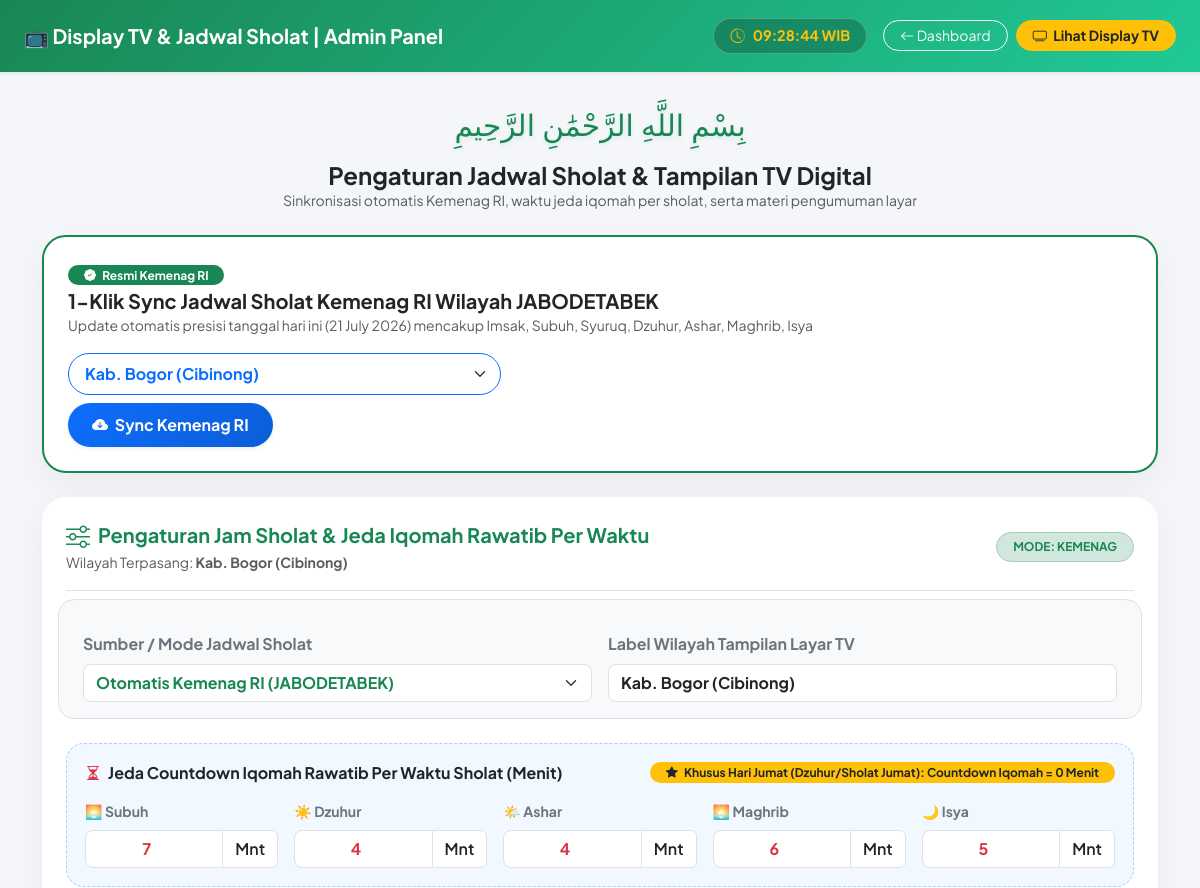
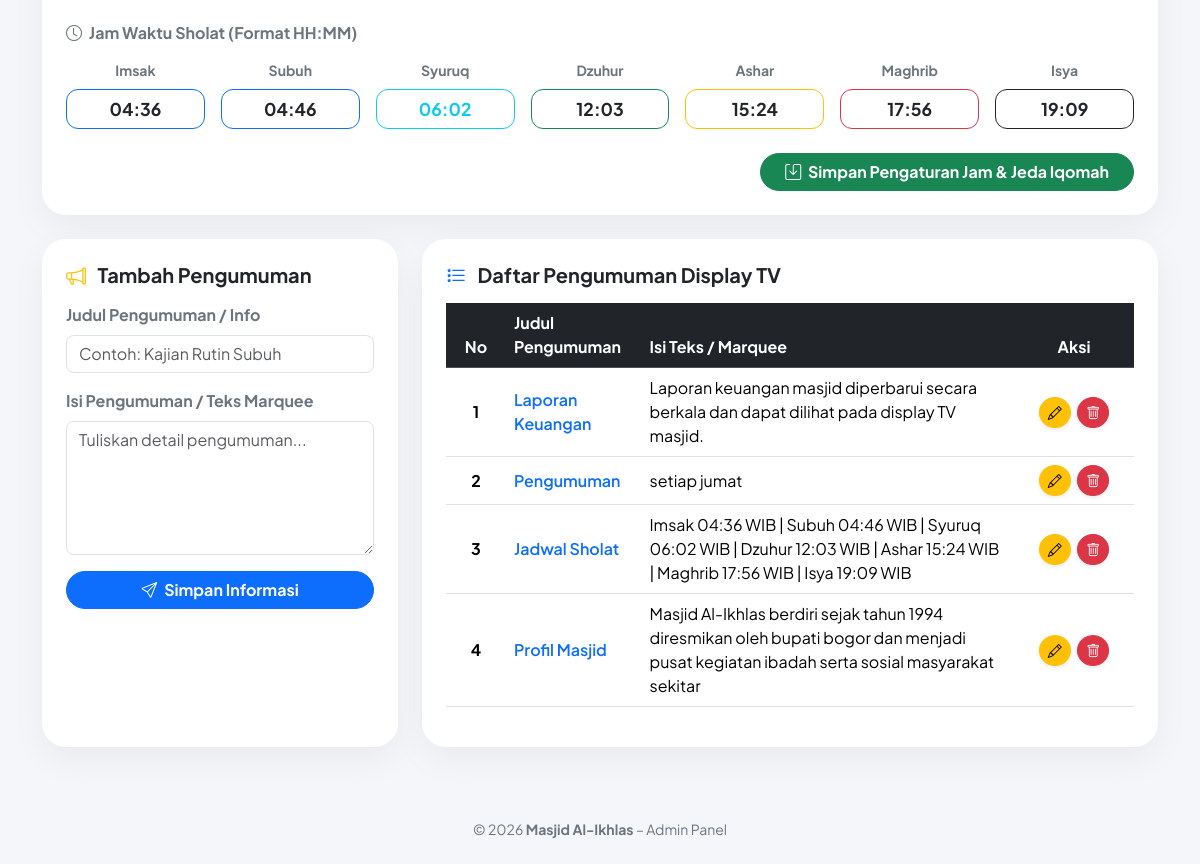
Page /admin/display.php (signed in) on the committed database (2 pictures, top to bottom).
### tables this page shows
CREATE TABLE IF NOT EXISTS `jadwal_sholat` (
  `id` int(11) NOT NULL AUTO_INCREMENT,
  `mode_jadwal` varchar(20) NOT NULL DEFAULT 'manual',
  `kota` varchar(100) NOT NULL DEFAULT 'Kab. Bogor (Cibinong)',
  `jeda_iqomah` int(11) NOT NULL DEFAULT 10,
  `iqomah_subuh` int(11) NOT NULL DEFAULT 7,
  `iqomah_dzuhur` int(11) NOT NULL DEFAULT 4,
  `iqomah_ashar` int(11) NOT NULL DEFAULT 4,
  `iqomah_maghrib` int(11) NOT NULL DEFAULT 6,
  `iqomah_isya` int(11) NOT NULL DEFAULT 5,
  `imsak` varchar(10) NOT NULL DEFAULT '04:36',
  `subuh` varchar(10) NOT NULL DEFAULT '04:46',
  `syuruq` varchar(10) NOT NULL DEFAULT '06:02',
  `dzuhur` varchar(10) NOT NULL DEFAULT '12:03',
  `ashar` varchar(10) NOT NULL DEFAULT '15:24',
  `maghrib` varchar(10) NOT NULL DEFAULT '17:56',
  `isya` varchar(10) NOT NULL DEFAULT '19:09',
  `tanggal` date DEFAULT NULL,
  PRIMARY KEY (`id`)
);

CREATE TABLE `info_masjid` (
  `id` int(11) NOT NULL,
  `judul` varchar(100) NOT NULL,
  `isi` text NOT NULL
);

### admin/display.php (the view, shortened to what the rows shown need)
<?php
include "../config/koneksi.php";
mysqli_query($koneksi, "
CREATE TABLE IF NOT EXISTS `jadwal_sholat` (
  `id` int(11) NOT NULL AUTO_INCREMENT,
  `mode_jadwal` varchar(20) NOT NULL DEFAULT 'manual',
  `kota` varchar(100) NOT NULL DEFAULT 'Kab. Bogor (Cibinong)',
  `jeda_iqomah` int(11) NOT NULL DEFAULT 10,
  `iqomah_subuh` int(11) NOT NULL DEFAULT 7,
  `iqomah_dzuhur` int(11) NOT NULL DEFAULT 4,
  `iqomah_ashar` int(11) NOT NULL DEFAULT 4,
  `iqomah_maghrib` int(11) NOT NULL DEFAULT 6,
  `iqomah_isya` int(11) NOT NULL DEFAULT 5,
  `imsak` varchar(10) NOT NULL DEFAULT '04:36',
  `subuh` varchar(10) NOT NULL DEFAULT '04:46',
  `syuruq` varchar(10) NOT NULL DEFAULT '06:02',
  `dzuhur` varchar(10) NOT NULL DEFAULT '12:03',
  `ashar` varchar(10) NOT NULL DEFAULT '15:24',
  `maghrib` varchar(10) NOT NULL DEFAULT '17:56',
  `isya` varchar(10) NOT NULL DEFAULT '19:09',
  `tanggal` date DEFAULT NULL,
  PRIMARY KEY (`id`)
) ENGINE=InnoDB DEFAULT CHARSET=utf8mb4;
");
$citiesJabodetabek = [
    'kab_bogor'   => ['nama' => 'Kab. Bogor (Cibinong)', 'myquran_id' => '1204', 'aladhan' => 'Cibinong'],
    'kota_bogor'  => ['nama' => 'Kota Bogor',            'myquran_id' => '1224', 'aladhan' => 'Bogor'],
    'dki_jakarta' => ['nama' => 'DKI Jakarta',           'myquran_id' => '1301', 'aladhan' => 'Jakarta'],
    'depok'       => ['nama' => 'Kota Depok',            'myquran_id' => '1225', 'aladhan' => 'Depok'],
    'tangerang'   => ['nama' => 'Kota Tangerang',        'myquran_id' => '1401', 'aladhan' => 'Tangerang'],
    'tangsel'     => ['nama' => 'Kota Tangerang Selatan','myquran_id' => '1403', 'aladhan' => 'Tangerang'],
    'kab_tang'    => ['nama' => 'Kab. Tangerang',        'myquran_id' => '1402', 'aladhan' => 'Tangerang'],
    'bekasi'      => ['nama' => 'Kota Bekasi',           'myquran_id' => '1221', 'aladhan' => 'Bekasi'],
    'kab_bekasi'  => ['nama' => 'Kab. Bekasi',           'myquran_id' => '1203', 'aladhan' => 'Bekasi'],
];
$qSholat = mysqli_query($koneksi, "SELECT * FROM jadwal_sholat ORDER BY id DESC LIMIT 1");
$dataSholat = mysqli_fetch_assoc($qSholat);
?>
<!DOCTYPE html>
<html lang="id">
<head>
    <link href="https://cdn.jsdelivr.net/npm/bootstrap@5.3.3/dist/css/bootstrap.min.css" rel="stylesheet">
    <link href="https://cdn.jsdelivr.net/npm/bootstrap-icons@1.11.3/font/bootstrap-icons.css" rel="stylesheet">
</head>
<body>
    <div class="container pb-5">
        <div class="row mb-4">
            <div class="col-12">
                <div class="card card-custom p-4 border-success border border-2">
                    <div class="d-flex flex-wrap align-items-center justify-content-between gap-3">
                        <form method="post" class="d-flex align-items-center gap-2 flex-wrap">
                            <select name="wilayah_jabodetabek" class="form-select rounded-pill px-3 py-2 border-primary fw-bold text-primary" style="min-width: 220px;">
                                <?php foreach($citiesJabodetabek as $key => $c){ ?>
                                    <option value="<?= $key ?>" <?= ($dataSholat['kota'] ?? '') == $c['nama'] ? 'selected' : '' ?>>
                                        <?= $c['nama'] ?>
                                    </option>
                                <?php } ?>
                            </select>
                            <button type="submit" name="sync_kemenag" class="btn btn-sync-kemenag shadow-sm text-nowrap">
                                <i class="bi bi-cloud-arrow-down-fill me-1"></i> Sync Kemenag RI
                            </button>
                        </form>
                    </div>
                </div>
            </div>
        </div>
        <div class="row mb-4">
            <div class="col-12">
                <div class="card card-custom p-4">
                    <div class="d-flex flex-wrap align-items-center justify-content-between mb-4 border-bottom pb-3 gap-2">
                        <div>
                            <h5 class="fw-bold text-success m-0 d-flex align-items-center gap-2">
                            </h5>
                            <small class="text-muted">Wilayah Terpasang: <strong><?= htmlspecialchars($dataSholat['kota'] ?? 'Kab. Bogor (Cibinong)') ?></strong></small>
                        </div>
                        <span class="badge bg-success-subtle text-success border border-success-subtle rounded-pill px-3 py-2 fw-bold">
                            MODE: <?= strtoupper($dataSholat['mode_jadwal'] ?? 'MANUAL') ?>
                        </span>
                    </div>
                    <form method="post">
                        <div class="row g-3 align-items-center mb-4 bg-light p-3 rounded-4 border">
                            <div class="col-md-6">
                                <label class="form-label fw-bold text-secondary">Sumber / Mode Jadwal Sholat</label>
                                <select name="mode_jadwal" class="form-select rounded-3 fw-bold text-success">
                                    <option value="kemenag" <?= ($dataSholat['mode_jadwal'] ?? '') == 'kemenag' ? 'selected' : '' ?>>Otomatis Kemenag RI (JABODETABEK)</option>
                                </select>
                            </div>
                            <div class="col-md-6">
                                <label class="form-label fw-bold text-secondary">Label Wilayah Tampilan Layar TV</label>
                                <input type="text" name="kota" class="form-control rounded-3 fw-bold" value="<?= htmlspecialchars($dataSholat['kota'] ?? 'Kab. Bogor (Cibinong)') ?>" required>
                            </div>
                        </div>
                        <div class="iqomah-badge-box mb-4">
                            <div class="row g-3">
                                <div class="col-6 col-md">
                                    <div class="input-group">
                                        <input type="number" name="iqomah_subuh" class="form-control rounded-start-3 fw-bold text-danger text-center" value="<?= $dataSholat['iqomah_subuh'] ?? 7 ?>" min="0" max="60" required>
                                        <span class="input-group-text bg-white fw-semibold small">Mnt</span>
                                    </div>
                                </div>
                                <div class="col-6 col-md">
                                    <div class="input-group">
                                        <input type="number" name="iqomah_dzuhur" class="form-control rounded-start-3 fw-bold text-danger text-center" value="<?= $dataSholat['iqomah_dzuhur'] ?? 4 ?>" min="0" max="60" required>
                                        <span class="input-group-text bg-white fw-semibold small">Mnt</span>
                                    </div>
                                </div>
                                <div class="col-6 col-md">
                                    <div class="input-group">
                                        <input type="number" name="iqomah_ashar" class="form-control rounded-start-3 fw-bold text-danger text-center" value="<?= $dataSholat['iqomah_ashar'] ?? 4 ?>" min="0" max="60" required>
                                        <span class="input-group-text bg-white fw-semibold small">Mnt</span>
                                    </div>
                                </div>
                                <div class="col-6 col-md">
                                    <div class="input-group">
                                        <input type="number" name="iqomah_maghrib" class="form-control rounded-start-3 fw-bold text-danger text-center" value="<?= $dataSholat['iqomah_maghrib'] ?? 6 ?>" min="0" max="60" required>
                                        <span class="input-group-text bg-white fw-semibold small">Mnt</span>
                                    </div>
                                </div>
                                <div class="col-6 col-md">
                                    <div class="input-group">
                                        <input type="number" name="iqomah_isya" class="form-control rounded-start-3 fw-bold text-danger text-center" value="<?= $dataSholat['iqomah_isya'] ?? 5 ?>" min="0" max="60" required>
                                        <span class="input-group-text bg-white fw-semibold small">Mnt</span>
                                    </div>
                                </div>
                            </div>
                        </div>
                        <div class="row g-2 g-md-3 text-center">
                            <div class="col-4 col-md">
                                <label class="form-label fw-bold text-secondary small">Imsak</label>
                                <input type="text" name="imsak" class="form-control input-time-custom border-primary"
                                       value="<?= htmlspecialchars($dataSholat['imsak'] ?? '04:36') ?>" required>
                            </div>
                            <div class="col-4 col-md">
                                <label class="form-label fw-bold text-secondary small">Subuh</label>
                                <input type="text" name="subuh" class="form-control input-time-custom border-primary"
                                       value="<?= htmlspecialchars($dataSholat['subuh'] ?? '04:46') ?>" required>
                            </div>
                            <div class="col-4 col-md">
                                <label class="form-label fw-bold text-secondary small">Syuruq</label>
                                <input type="text" name="syuruq" class="form-control input-time-custom border-info text-info"
                                       value="<?= htmlspecialchars($dataSholat['syuruq'] ?? '06:02') ?>" required>
                            </div>
                            <div class="col-4 col-md">
                                <label class="form-label fw-bold text-secondary small">Dzuhur</label>
                                <input type="text" name="dzuhur" class="form-control input-time-custom border-success"
                                       value="<?= htmlspecialchars($dataSholat['dzuhur'] ?? '12:03') ?>" required>
                            </div>
                            <div class="col-4 col-md">
                                <label class="form-label fw-bold text-secondary small">Ashar</label>
                                <input type="text" name="ashar" class="form-control input-time-custom border-warning"
                                       value="<?= htmlspecialchars($dataSholat['ashar'] ?? '15:24') ?>" required>
                            </div>
                            <div class="col-4 col-md">
                                <label class="form-label fw-bold text-secondary small">Maghrib</label>
                                <input type="text" name="maghrib" class="form-control input-time-custom border-danger"
                                       value="<?= htmlspecialchars($dataSholat['maghrib'] ?? '17:56') ?>" required>
                            </div>
                            <div class="col-4 col-md">
                                <label class="form-label fw-bold text-secondary small">Isya</label>
                                <input type="text" name="isya" class="form-control input-time-custom border-dark"
                                       value="<?= htmlspecialchars($dataSholat['isya'] ?? '19:09') ?>" required>
                            </div>
                        </div>
                    </form>
                </div>
            </div>
        </div>
        <div class="row g-4">
            <div class="col-lg-8">
                <div class="card card-custom p-4 h-100">
                    <div class="table-responsive">
                        <table class="table table-hover align-middle">
                            <thead class="table-dark">
                                <tr>
                                    <th width="60" class="text-center">No</th>
                                    <th>Judul Pengumuman</th>
                                    <th>Isi Teks / Marquee</th>
                                    <th width="120" class="text-center">Aksi</th>
                                </tr>
                            </thead>
                            <tbody>
                                <?php
                                $no = 1;
                                $qInfo = mysqli_query($koneksi, "SELECT * FROM info_masjid ORDER BY id DESC");
                                if(mysqli_num_rows($qInfo) > 0) {
                                    while($d = mysqli_fetch_assoc($qInfo)){
                                ?>
                                <tr>
                                    <td class="text-center fw-bold"><?= $no++ ?></td>
                                    <td class="fw-semibold text-primary"><?= htmlspecialchars($d['judul']) ?></td>
                                    <td><?= nl2br(htmlspecialchars($d['isi'])) ?></td>
                                    <td class="text-center">
                                        <a href="?edit=<?= $d['id'] ?>" class="btn btn-warning btn-sm rounded-circle shadow-sm" title="Edit">
                                            <i class="bi bi-pencil"></i>
                                        </a>
                                        <a href="?hapus=<?= $d['id'] ?>" onclick="return confirm('Yakin ingin menghapus pengumuman ini?')" class="btn btn-danger btn-sm rounded-circle shadow-sm ms-1" title="Hapus">
                                            <i class="bi bi-trash"></i>
                                        </a>
                                    </td>
                                </tr>
                                <?php
                                    }
                                } ?>
                            </tbody>
                        </table>
                    </div>
                </div>
            </div>
        </div>
    </div>
</body>
</html>

### rows in the picture
jadwal_sholat: wilayah_jabodetabek "Kab. Bogor (Cibinong)", kota "Kab. Bogor (Cibinong)", mode_jadwal "KEMENAG", mode_jadwal "Otomatis Kemenag RI (JABODETABEK)", iqomah_subuh "7", iqomah_dzuhur "4", iqomah_ashar "4", iqomah_maghrib "6", iqomah_isya "5", imsak "04:36", subuh "04:46", syuruq "06:02", dzuhur "12:03", ashar "15:24", maghrib "17:56", isya "19:09"
info_masjid: judul "Laporan Keuangan", isi "Laporan keuangan masjid diperbarui secara berkala dan dapat dilihat pada display TV masjid."
info_masjid: judul "Pengumuman", isi "setiap jumat"
info_masjid: judul "Jadwal Sholat", isi "Imsak 04:36 WIB | Subuh 04:46 WIB | Syuruq 06:02 WIB | Dzuhur 12:03 WIB | Ashar 15:24 WIB | Maghrib 17:56 WIB | Isya 19:09 WIB"
info_masjid: judul "Profil Masjid", isi "Masjid Al-Ikhlas berdiri sejak tahun 1994 diresmikan oleh bupati bogor dan menjadi pusat kegiatan ibadah serta sosial masyarakat sekitar"
